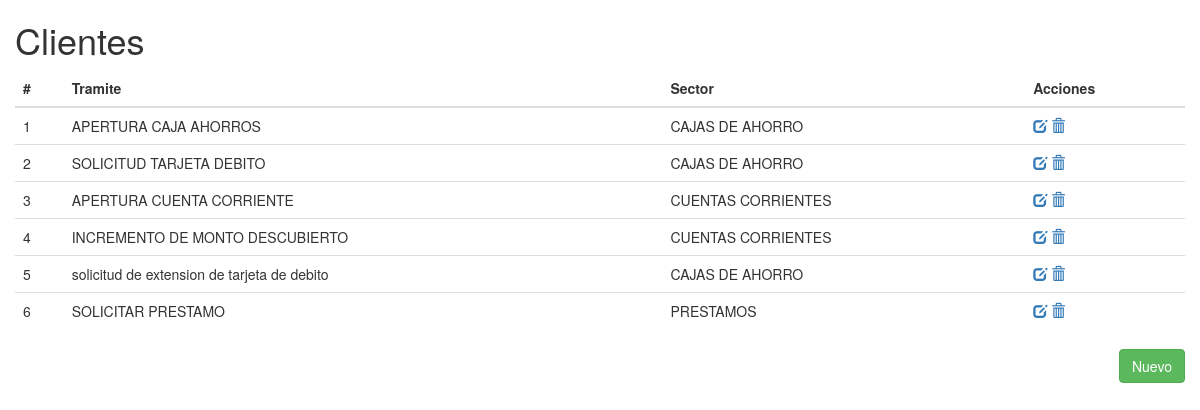
The app's page /turnos/tramite/ with its own data.
### apps/turnos/models.py (models this page shows, shortened)
class Tramites(models.Model):
	descripcion 	= models.CharField(max_length=50)
	sector 			= models.ForeignKey('Sectores',default="1",related_name="tramite_asociado")

class Sectores(models.Model):
	nombre_sector     	= models.CharField(max_length=50)
	descripcion_sector	= models.CharField(max_length=200)
	codigo 			 	= models.CharField(max_length=2)
	def __unicode__(self):
		return u'%s' % self.nombre_sector.upper()

### apps/turnos/views.py (the view)
def tramites(request):
	listado = Tramites.objects.all()
	values = {
		'listado' : listado
	}
	return render_to_response('turnos/tramite.html',values,context_instance=RequestContext(request))

### templates/turnos/tramite.html
{% extends 'index.html' %}
{% block cuerpo %}
 <div class="container-fluid">
 	<h1>Clientes</h1>
	<div class="row">
		<div class="col-md-12">
			<table class="table">
				<thead>
					<tr>
						<th>
							#
						</th>
						<th>
							Tramite
						</th>
						<th>
							Sector
						</th>
						<th>
							Acciones
						</th>
					</tr>
				</thead>
				<tbody>
					{% for elemento in listado %}
					<tr>
						<td>
							{{ elemento.id }}
						</td>
						<td>
							{{ elemento.descripcion }}
						</td>
						<td>
							{{ elemento.sector }}
						</td>
						<td>
							<a href="{% url 'tramite_edit' elemento.id %}"><i class="glyphicon glyphicon-edit"></i></a>
							<a href="{% url 'tramite_delete' elemento.id %}"><i class="glyphicon glyphicon-trash"></i></a>
						</td>
					</tr>
					{% endfor %}
				</tbody>
			</table>
		</div>
	</div>
	<a href="{% url 'tramite_nuevo' %}" class="btn btn-success pull-right">Nuevo</a>
</div>
{% endblock cuerpo %}

### static/css/styles.css (style rules this page uses)
html,body { margin:0px; height:100%; }

### records on screen
Tramites: id "1", descripcion "APERTURA CAJA AHORROS", sector "CAJAS DE AHORRO"
Tramites: id "2", descripcion "SOLICITUD TARJETA DEBITO", sector "CAJAS DE AHORRO"
Tramites: id "3", descripcion "APERTURA CUENTA CORRIENTE", sector "CUENTAS CORRIENTES"
Tramites: id "4", descripcion "INCREMENTO DE MONTO DESCUBIERTO", sector "CUENTAS CORRIENTES"
Tramites: id "5", descripcion "solicitud de extension de tarjeta de debito", sector "CAJAS DE AHORRO"
Tramites: id "6", descripcion "SOLICITAR PRESTAMO", sector "PRESTAMOS"
